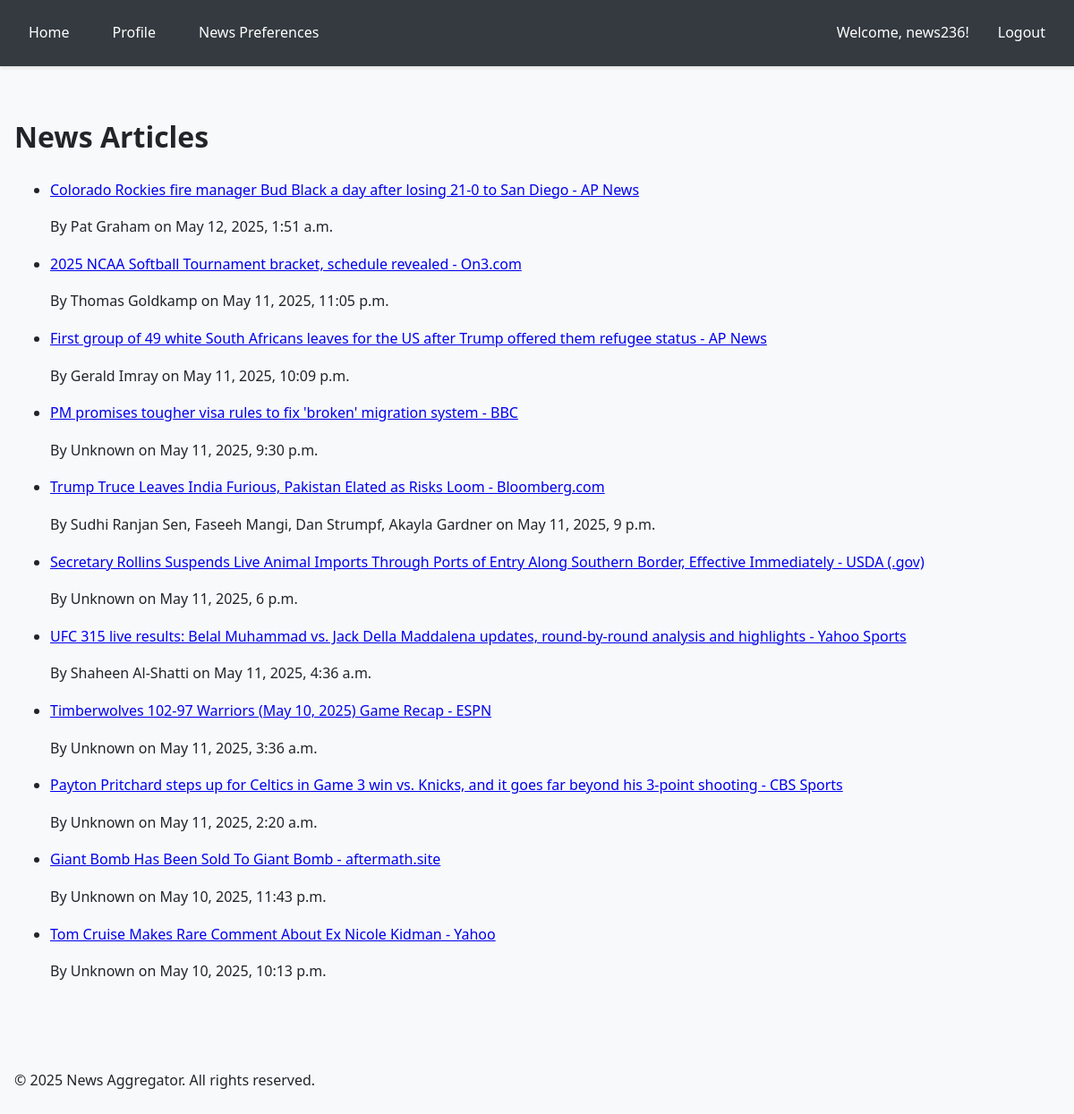
The app's page / (signed in) with its own data.
### accounts/models.py (models this page shows, shortened)
class CustomUser(AbstractUser):
    email = models.EmailField(unique=True)
    bio = models.TextField(max_length=500, blank=True)
    birth_date = models.DateField(null=True, blank=True)
    profile_picture = models.ImageField(upload_to='profile_pics/', null=True, blank=True)
    USERNAME_FIELD = 'email'
    REQUIRED_FIELDS = ['username']

### news/models.py (models this page shows, shortened)
class Article(models.Model):
    CATEGORY_CHOICES = [
        ('TECH', 'Technology'),
        ('BUSINESS', 'Business'),
        ('SCIENCE', 'Science'),
        ('HEALTH', 'Health'),
        ('SPORTS', 'Sports'),
        ('ENTERTAINMENT', 'Entertainment'),
        ('POLITICS', 'Politics'),
        ('WORLD', 'World News'),
    ]
    SENTIMENT_CHOICES = [
        ('positive', 'Positive'),
        ('neutral', 'Neutral'),
        ('negative', 'Negative'),
    ]
    title = models.CharField(max_length=200)
    slug = models.SlugField(max_length=200, unique=True, null=True, blank=True)
    author = models.CharField(max_length=100, blank=True, null=True)
    content = models.TextField(blank=True, null=True)
    summary = models.TextField(blank=True, null=True)  # ✅ This must exist
    url = models.URLField(max_length=500, blank=True, null=True)
    published_at = models.DateTimeField(blank=True, null=True)
    source = models.CharField(max_length=100, blank=True, null=True)  # optional
    category = models.CharField(max_length=50, choices=CATEGORY_CHOICES, default='WORLD')
    sentiment = models.CharField(max_length=10, choices=SENTIMENT_CHOICES, default='neutral')
    created_at = models.DateTimeField(default=timezone.now)
    updated_at = models.DateTimeField(auto_now=True)

### news/views.py (the view)
# urls.py: path('', views.article_list, name='index'),
def article_list(request):
    if request.user.is_authenticated:
        preferences = request.user.preferences
        if preferences and preferences.categories:
            articles = Article.objects.filter(category__in=preferences.categories)
        else:
            articles = Article.objects.all()
    else:
        articles = Article.objects.all()
    recommended_articles = get_recommended_articles(request.user)
    sort = request.GET.get('sort', '-published_at')
    valid_sorts = {
        '-published_at': 'Latest',
        'published_at': 'Oldest',
        '-sentiment': 'Most Positive',
        'sentiment': 'Most Negative',
    }
    if sort in valid_sorts:
        articles = articles.order_by(sort)
    for article in articles:
        if not article.summary:
            content = article.content or ''
            article.display_summary = ' '.join(content.split()[:50]) + '...'
        else:
            article.display_summary = article.summary
    context = {
        'articles': articles,
        'recommended_articles': recommended_articles,
        'sort_options': valid_sorts.items(),
        'current_sort': sort,
    }
    return render(request, 'news/index.html', context)

### news/utils/recommendations.py (called while the page is built)
def get_user_category_preferences(user, days=30):
    cutoff_date = timezone.now() - timedelta(days=days)
    category_clicks = (
        UserClickLog.objects
        .filter(user=user, timestamp__gte=cutoff_date)
        .values('article__category')
        .annotate(
            click_count=Count('id'),
            weighted_count=ExpressionWrapper(
                Count('id') * (1.0 / (1.0 + F('timestamp__day') / days)),
                output_field=FloatField()
            )
        )
        .order_by('-weighted_count')
    )
    return {item['article__category']: item['weighted_count'] for item in category_clicks}

### apps/news/templates/news/index.html
{% extends "base.html" %}
{% block content %}
<h1>News Articles</h1>
<ul>
    {% for article in articles %}
    <li>
        <a href="{% url 'article_detail' article.pk %}">{{ article.title }}</a>
        <p>By {{ article.author }} on {{ article.published_at }}</p>
    </li>
    {% endfor %}
</ul>
{% endblock %}

### templates/base.html (shortened to what this page needs)
{% load static %}
<!DOCTYPE html>
<html lang="en">
<head>
    <link rel="stylesheet" href="https://cdnjs.cloudflare.com/ajax/libs/font-awesome/6.5.1/css/all.min.css">
</head>
<body>
    <header>
        <nav>
            <div class="nav-left">
                <a href="{% url 'news:index' %}">Home</a>
                {% if user.is_authenticated %}
                <a href="{% url 'accounts:profile' %}">Profile</a>
                <a href="{% url 'accounts:preferences' %}">News Preferences</a>
                {% endif %}
            </div>
            <div class="nav-right">
                {% if user.is_authenticated %}
                <span>Welcome, {{ user.username }}!</span>
                <a href="{% url 'accounts:logout' %}">Logout</a>
                {% else %}
                <a href="{% url 'accounts:login' %}">Login</a>
                <a href="{% url 'accounts:register' %}">Register</a>
                {% endif %}
            </div>
        </nav>
    </header>
    <div class="container">
        {% block content %}{% endblock %}
    </div>
    <footer>
        <div class="container">
            <p>&copy; {% now "Y" %} News Aggregator. All rights reserved.</p>
        </div>
    </footer>
</body>
</html>

### templates/base.html (style rules this page uses)
:root { --primary-color: #007bff; --secondary-color: #6c757d; --background-color: #f8f9fa; --text-color: #212529; --border-color: #dee2e6; }
body { font-family: 'Segoe UI', Tahoma, Geneva, Verdana, sans-serif; margin: 0; padding: 0; background-color: var(--background-color); color: var(--text-color); line-height: 1.6; }
header { background-color: #343a40; color: white; padding: 1rem 0; box-shadow: 0 2px 4px rgba(0, 0, 0, 0.1); }
nav { display: flex; justify-content: space-between; align-items: center; max-width: 1200px; margin: 0 auto; padding: 0 1rem; }
nav a { color: white; text-decoration: none; padding: 0.5rem 1rem; border-radius: 4px; transition: background-color 0.3s; }
.nav-left, .nav-right { display: flex; align-items: center; gap: 1rem; }
.container { max-width: 1200px; margin: 0 auto; padding: 2rem 1rem; }

### records on screen
CustomUser: username "news236"
Article: title "Colorado Rockies fire manager Bud Black a day after losing 21-0 to San Diego - AP News", author "Pat Graham", published_at "May 12, 2025, 1:51 a.m."
Article: title "2025 NCAA Softball Tournament bracket, schedule revealed - On3.com", author "Thomas Goldkamp", published_at "May 11, 2025, 11:05 p.m."
Article: title "First group of 49 white South Africans leaves for the US after Trump offered them refugee status - AP News", author "Gerald Imray", published_at "May 11, 2025, 10:09 p.m."
Article: title "PM promises tougher visa rules to fix 'broken' migration system - BBC", author "Unknown", published_at "May 11, 2025, 9:30 p.m."
Article: title "Trump Truce Leaves India Furious, Pakistan Elated as Risks Loom - Bloomberg.com", author "Sudhi Ranjan Sen, Faseeh Mangi, Dan Strumpf, Akayla Gardner", published_at "May 11, 2025, 9 p.m."
Article: title "Secretary Rollins Suspends Live Animal Imports Through Ports of Entry Along Southern Border, Effective Immediately - USDA (.gov)", author "Unknown", published_at "May 11, 2025, 6 p.m."
Article: title "UFC 315 live results: Belal Muhammad vs. Jack Della Maddalena updates, round-by-round analysis and highlights - Yahoo Sports", author "Shaheen Al-Shatti", published_at "May 11, 2025, 4:36 a.m."
Article: title "Timberwolves 102-97 Warriors (May 10, 2025) Game Recap - ESPN", author "Unknown", published_at "May 11, 2025, 3:36 a.m."
Article: title "Payton Pritchard steps up for Celtics in Game 3 win vs. Knicks, and it goes far beyond his 3-point shooting - CBS Sports", author "Unknown", published_at "May 11, 2025, 2:20 a.m."
Article: title "Giant Bomb Has Been Sold To Giant Bomb - aftermath.site", author "Unknown", published_at "May 10, 2025, 11:43 p.m."
Article: title "Tom Cruise Makes Rare Comment About Ex Nicole Kidman - Yahoo", author "Unknown", published_at "May 10, 2025, 10:13 p.m."
